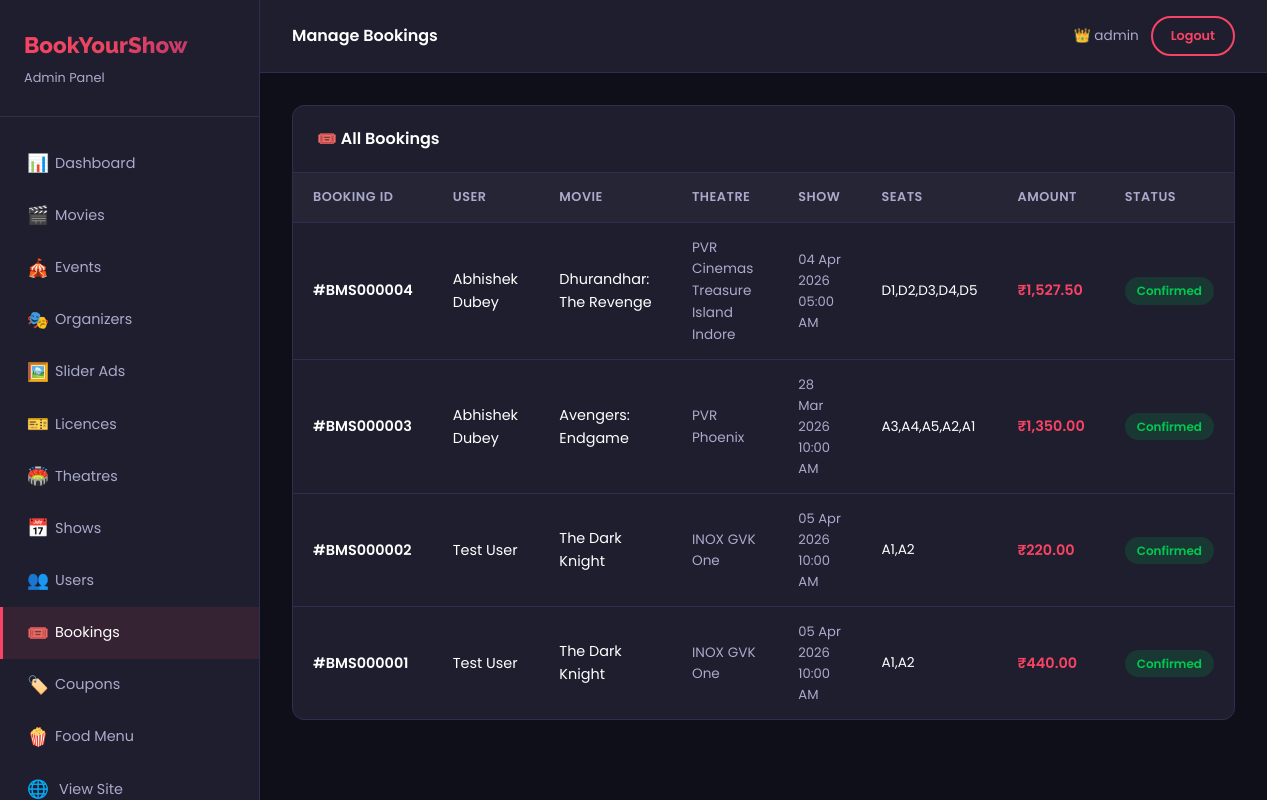
The app's page /admin/manage-bookings.php (signed in) with its own data.
### tables this page shows
CREATE TABLE `bookings` (
  `booking_id` int(11) NOT NULL AUTO_INCREMENT,
  `user_id` int(11) DEFAULT NULL,
  `show_id` int(11) DEFAULT NULL,
  `seats` varchar(100) DEFAULT NULL,
  `total_price` decimal(10,2) DEFAULT NULL,
  `booking_date` timestamp NOT NULL DEFAULT current_timestamp(),
  `booking_status` varchar(50) DEFAULT 'confirmed',
  `coupon_code` varchar(50) DEFAULT NULL,
  PRIMARY KEY (`booking_id`),
  KEY `user_id` (`user_id`),
  KEY `show_id` (`show_id`),
  CONSTRAINT `bookings_ibfk_1` FOREIGN KEY (`user_id`) REFERENCES `users` (`user_id`),
  CONSTRAINT `bookings_ibfk_2` FOREIGN KEY (`show_id`) REFERENCES `shows` (`show_id`)
);

CREATE TABLE `users` (
  `user_id` int(11) NOT NULL AUTO_INCREMENT,
  `name` varchar(100) DEFAULT NULL,
  `email` varchar(100) DEFAULT NULL,
  `phone` varchar(15) DEFAULT NULL,
  `city` varchar(100) DEFAULT '',
  `password` varchar(255) DEFAULT NULL,
  `profile_image` varchar(255) DEFAULT 'default.png',
  `created_at` timestamp NOT NULL DEFAULT current_timestamp(),
  PRIMARY KEY (`user_id`),
  UNIQUE KEY `email` (`email`)
);

CREATE TABLE `movies` (
  `movie_id` int(11) NOT NULL AUTO_INCREMENT,
  `title` varchar(150) DEFAULT NULL,
  `description` text DEFAULT NULL,
  `genre` varchar(100) DEFAULT NULL,
  `duration` varchar(20) DEFAULT NULL,
  `language` varchar(50) DEFAULT NULL,
  `release_date` date DEFAULT NULL,
  `poster` varchar(255) DEFAULT NULL,
  `banner_image` varchar(255) DEFAULT '',
  `trailer_url` varchar(255) DEFAULT NULL,
  `rating` decimal(2,1) DEFAULT NULL,
  `status` enum('active','inactive') DEFAULT 'active',
  `is_slider_ad` tinyint(1) DEFAULT 0,
  PRIMARY KEY (`movie_id`)
);

CREATE TABLE `theatres` (
  `theatre_id` int(11) NOT NULL AUTO_INCREMENT,
  `theatre_name` varchar(150) DEFAULT NULL,
  `city` varchar(100) DEFAULT NULL,
  `location` varchar(255) DEFAULT NULL,
  `map_link` varchar(500) DEFAULT '',
  `is_verified` tinyint(4) DEFAULT 0,
  `added_by` int(11) DEFAULT NULL,
  `licence_status` enum('pending','approved','rejected') DEFAULT 'approved',
  PRIMARY KEY (`theatre_id`)
);

CREATE TABLE `shows` (
  `show_id` int(11) NOT NULL AUTO_INCREMENT,
  `movie_id` int(11) DEFAULT NULL,
  `theatre_id` int(11) DEFAULT NULL,
  `show_date` date DEFAULT NULL,
  `show_time` time DEFAULT NULL,
  `language` varchar(50) DEFAULT 'Hindi',
  `operator_id` int(11) DEFAULT NULL,
  `status` enum('pending','active','cancelled') DEFAULT 'active',
  `price` decimal(10,2) DEFAULT NULL,
  PRIMARY KEY (`show_id`),
  KEY `movie_id` (`movie_id`),
  KEY `theatre_id` (`theatre_id`),
  CONSTRAINT `shows_ibfk_1` FOREIGN KEY (`movie_id`) REFERENCES `movies` (`movie_id`),
  CONSTRAINT `shows_ibfk_2` FOREIGN KEY (`theatre_id`) REFERENCES `theatres` (`theatre_id`)
);

### admin/manage-bookings.php (the view, shortened to what this page needs)
<?php
require_once 'admin-helper.php';
$bookings = $conn->query("
    SELECT b.*, u.name as user_name, m.title, t.theatre_name, s.show_date, s.show_time
    FROM bookings b
    JOIN users u ON b.user_id = u.user_id
    JOIN shows s ON b.show_id = s.show_id
    JOIN movies m ON s.movie_id = m.movie_id
    JOIN theatres t ON s.theatre_id = t.theatre_id
    ORDER BY b.booking_date DESC
");
$content = '<div class="table-wrapper">
<div class="table-header"><h4 class="table-title">🎟️ All Bookings</h4></div>
<table>
<thead><tr><th>Booking ID</th><th>User</th><th>Movie</th><th>Theatre</th><th>Show</th><th>Seats</th><th>Amount</th><th>Status</th></tr></thead>
<tbody>';
while ($b = $bookings->fetch_assoc()) {
    $content .= '<tr>
    <td style="font-weight:600;">#BMS' . str_pad($b['booking_id'],6,'0',STR_PAD_LEFT) . '</td>
    <td>' . htmlspecialchars($b['user_name']) . '</td>
    <td>' . htmlspecialchars($b['title']) . '</td>
    <td style="color:var(--text-muted);font-size:0.85rem;">' . htmlspecialchars($b['theatre_name']) . '</td>
    <td style="color:var(--text-muted);font-size:0.82rem;">' . date('d M Y', strtotime($b['show_date'])) . '<br>' . date('h:i A', strtotime($b['show_time'])) . '</td>
    <td style="font-size:0.85rem;">' . htmlspecialchars($b['seats']) . '</td>
    <td style="font-weight:600;color:var(--primary);">₹' . number_format($b['total_price'],2) . '</td>
    <td><span class="badge badge-success">' . ucfirst($b['booking_status']) . '</span></td>
    </tr>';
}
$content .= '</tbody></table></div>';
?>

### css/style.css (style rules this page uses)
:root { --primary: #f84464; --primary-dark: #d63655; --secondary: #1a1a2e; --accent: #e94560; --bg-dark: #0f0f1a; --bg-card: #1e1e2e; --bg-light: #f8f9fa; --text-light: #ffffff; --text-muted: #aaaacc; --text-dark: #1a1a2e; --border: #2e2e4e; --gold: #ffd700; --green: #00c851; --gradient: linear-gradient(135deg, #f84464 0%, #e94560 50%, #c0386a 100%); --gradient-dark: linear-gradient(135deg, #1a1a2e 0%, #0f0f1a 100%); --shadow: 0 10px 40px rgba(248, 68, 100, 0.2); --shadow-card: 0 4px 20px rgba(0, 0, 0, 0.3); --radius: 12px; --radius-sm: 8px; --transition: all 0.3s ease; }
* { margin: 0; padding: 0; box-sizing: border-box; }
html { scroll-behavior: smooth; }
body { font-family: 'Poppins', sans-serif; background-color: var(--bg-dark); color: var(--text-light); line-height: 1.6; transition: var(--transition); }
.table-wrapper { background: var(--bg-card); border: 1px solid var(--border); border-radius: var(--radius); overflow: hidden; }
.table-header { padding: 20px 24px; display: flex; align-items: center; justify-content: space-between; border-bottom: 1px solid var(--border); }
.table-title { font-size: 1rem; font-weight: 600; }
table { width: 100%; border-collapse: collapse; }
table th { background: rgba(255,255,255,0.03); padding: 14px 20px; text-align: left; font-size: 0.8rem; font-weight: 600; color: var(--text-muted); text-transform: uppercase; letter-spacing: 0.5px; white-space: nowrap; }
table td { padding: 14px 20px; font-size: 0.9rem; border-top: 1px solid var(--border); }
.badge { display: inline-block; padding: 4px 12px; border-radius: 50px; font-size: 0.75rem; font-weight: 600; }
.badge-success { background: rgba(0,200,81,0.15); color: var(--green); }

### records on screen
bookings: booking_id "000004", user.name "Abhishek Dubey", movies.title "Dhurandhar: The Revenge", theatres.theatre_name "PVR Cinemas Treasure Island Indore", show.show_date "04 Apr 2026", show.show_time "05:00 AM", seats "D1,D2,D3,D4,D5", total_price "1,527.50", booking_status "Confirmed"
bookings: booking_id "000003", user.name "Abhishek Dubey", movies.title "Avengers: Endgame", theatres.theatre_name "PVR Phoenix", show.show_date "28 Mar 2026", show.show_time "10:00 AM", seats "A3,A4,A5,A2,A1", total_price "1,350.00", booking_status "Confirmed"
bookings: booking_id "000002", user.name "Test User", movies.title "The Dark Knight", theatres.theatre_name "INOX GVK One", show.show_date "05 Apr 2026", show.show_time "10:00 AM", seats "A1,A2", total_price "220.00", booking_status "Confirmed"
bookings: booking_id "000001", user.name "Test User", movies.title "The Dark Knight", theatres.theatre_name "INOX GVK One", show.show_date "05 Apr 2026", show.show_time "10:00 AM", seats "A1,A2", total_price "440.00", booking_status "Confirmed"

### other values on screen
$info[0] "📊"
$info[1] "Dashboard"
$info[0] "🎬"
$info[1] "Movies"
$info[0] "🎪"
$info[1] "Events"
$info[0] "🎭"
$info[1] "Organizers"
$info[0] "🖼️"
$info[1] "Slider Ads"
$info[0] "🎫"
$info[1] "Licences"
$info[0] "🏟️"
$info[1] "Theatres"
$info[0] "📅"
